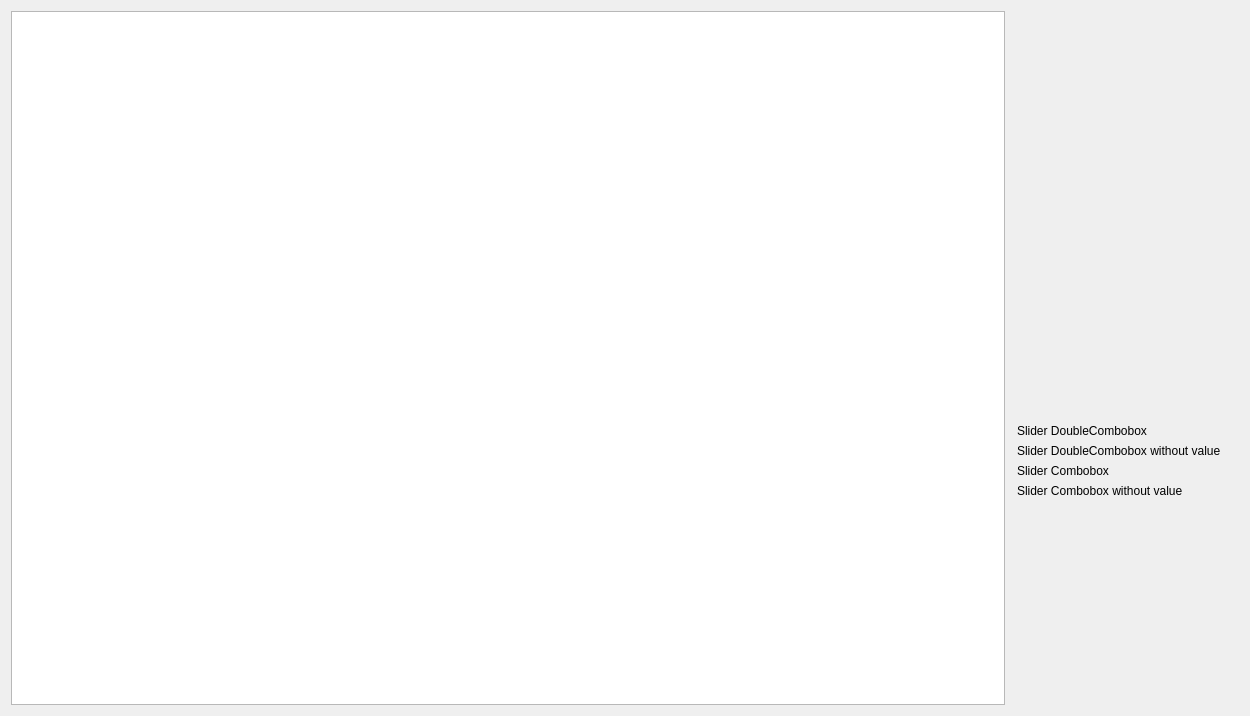
<?xml version="1.0" encoding="UTF-8"?>
<ui version="4.0">
 <class>SliderComboPage</class>
 <widget class="QWidget" name="SliderComboPage">
  <property name="geometry">
   <rect>
    <x>0</x>
    <y>0</y>
    <width>1250</width>
    <height>716</height>
   </rect>
  </property>
  <property name="sizePolicy">
   <sizepolicy hsizetype="Expanding" vsizetype="Expanding">
    <horstretch>0</horstretch>
    <verstretch>0</verstretch>
   </sizepolicy>
  </property>
  <layout class="QHBoxLayout" name="horizontalLayout">
   <item>
    <widget class="QTextEdit" name="exampleText">
     <property name="undoRedoEnabled">
      <bool>false</bool>
     </property>
     <property name="readOnly">
      <bool>true</bool>
     </property>
    </widget>
   </item>
   <item>
    <layout class="QGridLayout" name="gridLayout">
     <item row="0" column="0" colspan="5">
      <spacer name="verticalSpacer">
       <property name="orientation">
        <enum>Qt::Vertical</enum>
       </property>
       <property name="sizeHint" stdset="0">
        <size>
         <width>0</width>
         <height>0</height>
        </size>
       </property>
      </spacer>
     </item>
     <item row="2" column="0" colspan="5">
      <spacer name="verticalSpacer_3">
       <property name="orientation">
        <enum>Qt::Vertical</enum>
       </property>
       <property name="sizeHint" stdset="0">
        <size>
         <width>0</width>
         <height>0</height>
        </size>
       </property>
      </spacer>
     </item>
      <item row="5" column="1">
        <widget class="QLabel" name="label_2">
          <property name="text">
            <string>Slider Combobox</string>
          </property>
        </widget>
      </item>
      <item row="5" column="2">
        <widget class="AzQtComponents::SliderCombo" name="verticalSliderCombo" native="true">
          <property name="enabled">
            <bool>true</bool>
          </property>
          <property name="orientation" stdset="0">
            <number>2</number>
          </property>
        </widget>
      </item>
      <item row="6" column="1">
        <widget class="QLabel" name="label_2">
          <property name="text">
            <string>Slider Combobox without value</string>
          </property>
        </widget>
      </item>
      <item row="6" column="2">
        <widget class="AzQtComponents::SliderCombo" name="verticalSliderComboWithoutValue" native="true">
          <property name="enabled">
            <bool>true</bool>
          </property>
          <property name="orientation" stdset="0">
            <number>2</number>
          </property>
        </widget>
      </item>



      <item row="4" column="2">
        <widget class="AzQtComponents::SliderDoubleCombo" name="verticalSliderDoubleComboWithoutValue" native="true">
          <property name="enabled">
            <bool>true</bool>
          </property>
          <property name="orientation" stdset="0">
            <number>2</number>
          </property>
        </widget>
      </item>
      <item row="4" column="1">
        <widget class="QLabel" name="label_2">
          <property name="text">
            <string>Slider DoubleCombobox without value</string>
          </property>
        </widget>
      </item>
      <item row="3" column="2">
        <widget class="AzQtComponents::SliderDoubleCombo" name="verticalSliderDoubleCombo" native="true">
          <property name="enabled">
            <bool>true</bool>
          </property>
          <property name="orientation" stdset="0">
            <number>2</number>
          </property>
        </widget>
      </item>
      <item row="3" column="1">
        <widget class="QLabel" name="label_2">
          <property name="text">
            <string>Slider DoubleCombobox</string>
          </property>
        </widget>
      </item>
      <item row="7" column="0" colspan="5">
      <spacer name="verticalSpacer_2">
       <property name="orientation">
        <enum>Qt::Vertical</enum>
       </property>
       <property name="sizeHint" stdset="0">
        <size>
         <width>0</width>
         <height>0</height>
        </size>
       </property>
      </spacer>
     </item>
    </layout>
   </item>
  </layout>
 </widget>
 <customwidgets>
  <customwidget>
   <class>AzQtComponents::SliderCombo</class>
   <extends>QWidget</extends>
   <header location="global">AzQtComponents/Components/Widgets/SliderCombo.h</header>
  </customwidget>
   <customwidget>
     <class>AzQtComponents::SliderDoubleCombo</class>
     <extends>QWidget</extends>
     <header location="global">AzQtComponents/Components/Widgets/SliderCombo.h</header>
   </customwidget>
 </customwidgets>
 <resources/>
 <connections/>
</ui>
